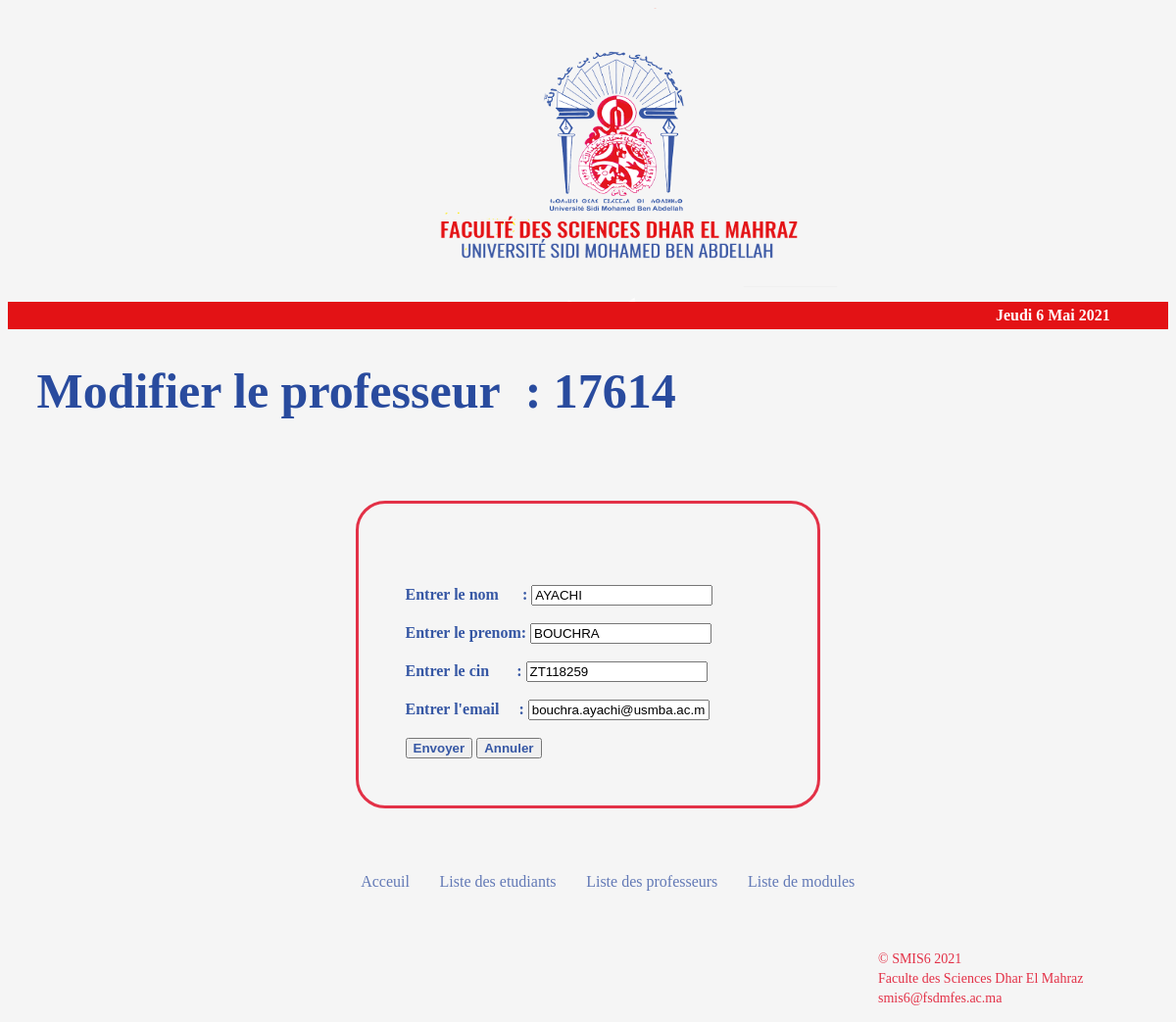
The app's page /website/html/modify_professor.php?codeP=17614 with its own data.
### tables this page shows
CREATE TABLE `professeurs` (
  `code_prof` int(6) NOT NULL,
  `nom` varchar(100) NOT NULL,
  `prenom` varchar(100) NOT NULL,
  `cin` varchar(10) NOT NULL,
  `email` varchar(100) NOT NULL
);

### website/html/templates/data.php (called while the page is built, shortened)
<?php
require('config.php');
$sql = 'SELECT * FROM professeurs;';
$result = mysqli_query($conn,$sql);
$professeurs = [];
while($professeur = mysqli_fetch_assoc($result)){
	$professeurs[] = $professeur;
}
function getProfByCode($code){
	global $professeurs;
	foreach ($professeurs as $professeur) {
			if ($code == $professeur['code_prof']) {
				return $professeur;
			}
		}
}
?>

### website/html/modify_professor.php (the view, shortened to what this page needs)
<?php
require('templates/data.php');
if (isset($_GET['codeP'])) {
	$codeP = $_GET['codeP'];
    $professor=getProfByCode($codeP);
}
?>
<!DOCTYPE html>
<html lang="en">
<head>
    <link rel="stylesheet" type="text/css" href="../css/style.css">
</head>
<body>
<header id="mainHeader">
<?php
include("templates/header.php");
?>
	<div id="main">
		<h1>Modifier le professeur&nbsp&nbsp: <?=$professor['code_prof']?></h1>
	</div>
</header>
<section>
	<div class="form">
	<form class="myForm" action="update_professor.php" id="form" method="POST">
			<input type="hidden" id="code_prof" name="code_prof" value ="<?=$professor['code_prof']?>" ><br>
            <br>
			<label>Entrer le nom &nbsp &nbsp &nbsp:</label>
			<input type="text" id="nom"name="nom"  value = "<?=$professor['nom']?>" required><br>
			<br>
			<label>Entrer le prenom:</label>
			<input type="text" id="prenom" name="prenom" value = "<?=$professor['prenom']?>" required><br>
			<br>
			<label>Entrer le cin  &nbsp &nbsp &nbsp :</label>
			<input type="text" id="cin" name="cin" placeholder="Entrer le cin ici" value = "<?=$professor['cin']?>" required> <br>
            <br>
			<label>Entrer l'email  &nbsp &nbsp :</label>
			<input type="text" id="email" name="email"  value = "<?=$professor['email']?>" required> <br><br>
			<input type="submit" id="submit" name="envoyer" value="Envoyer">
			<input type="reset" name="annuler" value="Annuler">
		</form>
	</div>
</section>
<?php
require('templates/nav.php');
 ?>
<?php
require('templates/footer.php');
 ?>
</body>
</html>

### website/css/style.css (style rules this page uses)
body { background-color: whitesmoke; }
h1 { color: #294B9E; text-shadow: currentColor; font-size: 50px; padding-left: 2.5%; }
label,input[type="submit"],input[type="reset"] { color: #3657A4; font-weight: bold; }
.form { padding-top: 50px; padding-bottom: 50px; padding-left:30%; padding-right:30%; }
.myForm { border: solid; border-radius: 30px; border-color: #E33147; padding:10%; }

### records on screen
professeurs: code_prof "17614", nom "AYACHI", prenom "BOUCHRA", cin "ZT118259", email "bouchra.ayachi@usmba.ac.ma"

### other values on screen
$ln["jour"][$jour_de_la_semaine] "Jeudi"
$jour_du_mois "6"
$ln["mois"][$mois] "Mai"
$annee "2021"
